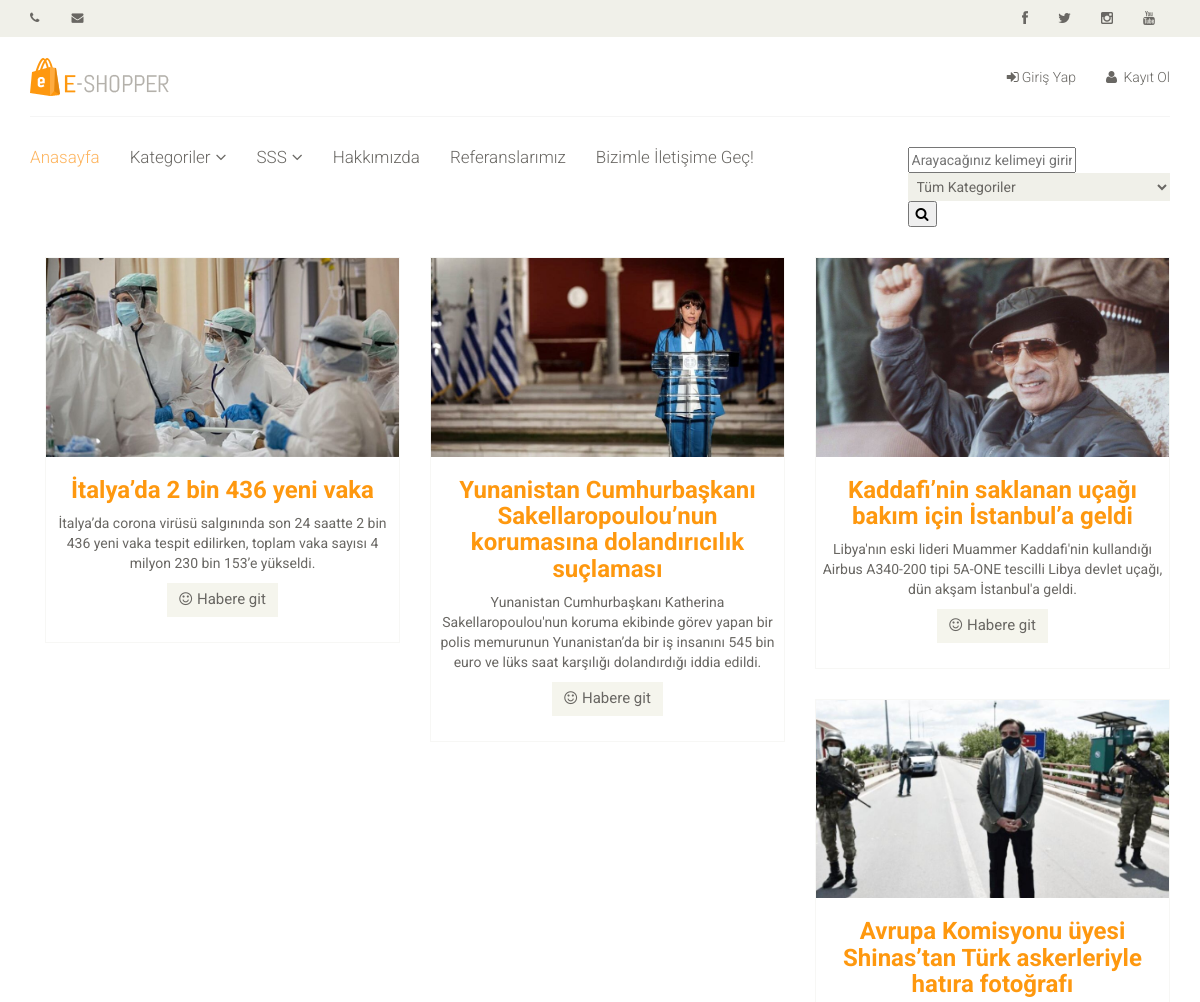
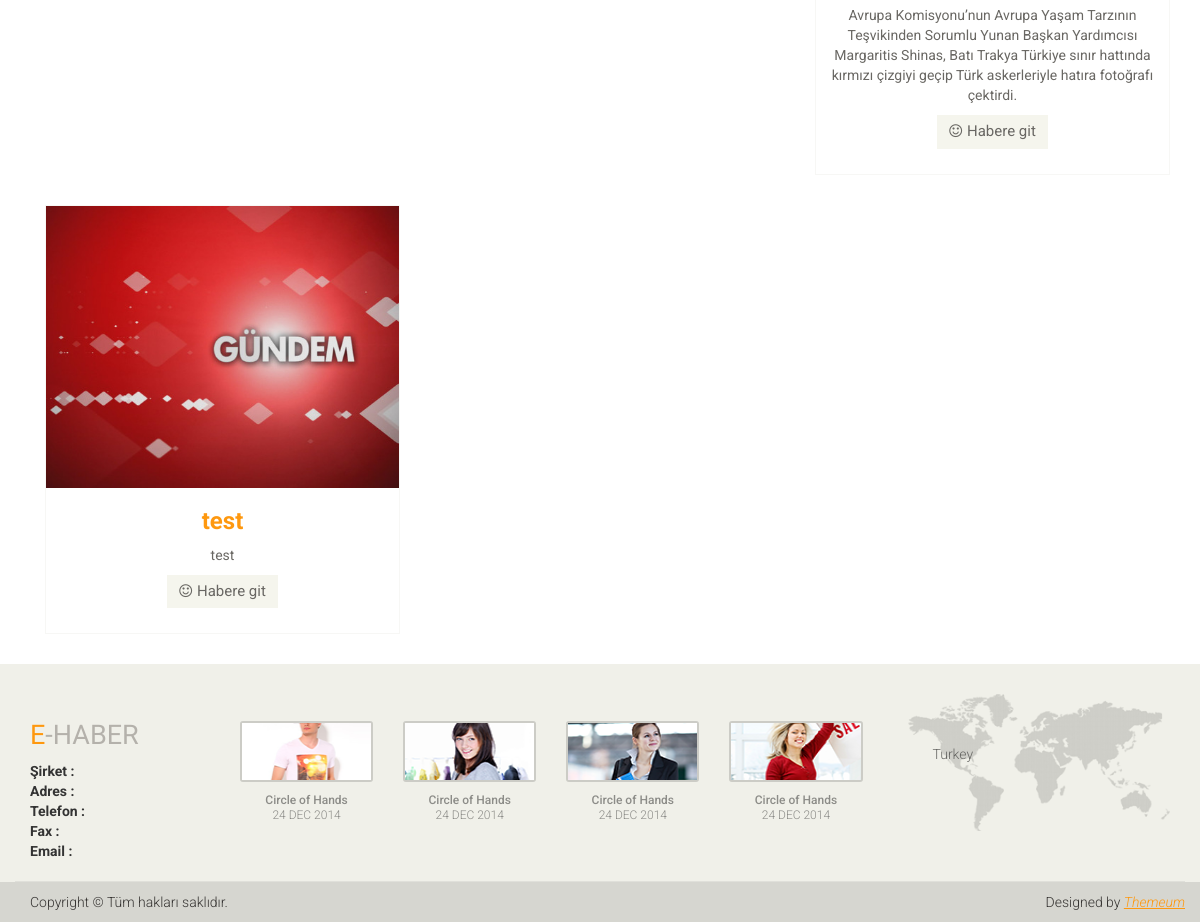
The app's page /category/10/dunya/ with its own data (2 pictures, top to bottom).
### news/models.py (models this page shows, shortened)
class New(models.Model):
    STATUS = (
        ('True', 'Evet'),
        ('False', 'Hayır'),
    )
    title = models.CharField(max_length=200)
    keywords = models.CharField(max_length=255)
    description = models.CharField(max_length=255)
    detail = RichTextUploadingField()
    image = models.ImageField(blank=True, upload_to='images/')
    status = models.CharField(max_length=10, choices=STATUS)
    slug = models.SlugField(null=False,unique=True)
    category = models.ForeignKey(Category, on_delete=models.CASCADE)
    user = models.ForeignKey(User, on_delete=models.CASCADE)
    create_at = models.DateTimeField(auto_now_add=True)
    update_at = models.DateTimeField(auto_now=True)
    def image_tag(self):
        return mark_safe('<img src="{}" height="50"/>'.format(self.image.url))
    image_tag.short_description='Image'

### home/views.py (the view)
# urls.py: path('category/<int:id>/<slug:slug>/',views.category_news,name='category_news'),
def category_news(request,id,slug):
    category=Category.objects.all()
    categorydata=Category.objects.get(pk=id)
    news=New.objects.filter(category_id=id)
    context={'news':news,
             'category':category,
             'categorydata':categorydata
             }
    return render(request,'news.html',context)

### home/templates/news.html (shortened to what this page needs)
{% extends 'homebase.html'%}
{% block content %}
    <div class="container">
        <div class="row">
            <div class="col-sm-12 padding-right">
                {% for rs in news %}
                    <div class="col-sm-4">
                        <div class="product-image-wrapper">
                            <div class="single-products">
                                <div class="productinfo text-center">
                                    <img src="{{ rs.image.url }}" alt="" />
                                    <h2> {{ rs.title }}</h2>
                                    <p>{{ rs.description }}</p>
                                    <a href="/new/{{ rs.id }}/{{ rs.slug }}" class="btn btn-default add-to-cart"><i class="fa fa-smile-o"></i>Habere git</a>
                                </div>
                            </div>
                        </div>
                    </div>
                {% endfor %}
            </div>
        </div>
    </div>
{% endblock %}

### home/static/css/main.css (style rules this page uses)
body { font-family: 'Roboto', sans-serif; background:; position: relative; font-weight:400px; }
a { -webkit-transition: 300ms; -moz-transition: 300ms; -o-transition: 300ms; transition: 300ms; }
h1, h2, h3, h4, h5, h6 { font-family: 'Roboto', sans-serif; }
.padding-right { padding-right: 0; }
.product-image-wrapper { border:1px solid #F7F7F5; overflow: hidden; margin-bottom:30px; }
.single-products { position: relative; }
.productinfo h2 { color: #FE980F; font-family: 'Roboto', sans-serif; font-size: 24px; font-weight: 700; }
.productinfo p { font-family: 'Roboto', sans-serif; font-size: 14px; font-weight: 400; color: #696763; }
.productinfo img { width: 100%; }
.productinfo { position:relative; }
.add-to-cart { background:#F5F5ED; border: 0 none; border-radius: 0; color: #696763; font-family: 'Roboto', sans-serif; font-size: 15px; margin-bottom: 25px; }
.add-to-cart i { margin-right:5px; }

### records on screen
New: image (picture), title "İtalya’da 2 bin 436 yeni vaka", description "İtalya’da corona virüsü salgınında son 24 saatte 2 bin 436 yeni vaka tespit edilirken, toplam vaka sayısı 4 milyon 230 bin 153’e yükseldi."
New: image (picture), title "Yunanistan Cumhurbaşkanı Sakellaropoulou’nun korumasına dolandırıcılık suçlaması", description "Yunanistan Cumhurbaşkanı Katherina Sakellaropoulou'nun koruma ekibinde görev yapan bir polis memurunun Yunanistan’da bir iş insanını 545 bin euro ve lüks saat karşılığı dolandırdığı iddia edildi."
New: image (picture), title "Kaddafi’nin saklanan uçağı bakım için İstanbul’a geldi", description "Libya'nın eski lideri Muammer Kaddafi'nin kullandığı Airbus A340-200 tipi 5A-ONE tescilli Libya devlet uçağı, dün akşam İstanbul'a geldi."
New: image (picture), title "Avrupa Komisyonu üyesi Shinas’tan Türk askerleriyle hatıra fotoğrafı", description "Avrupa Komisyonu’nun Avrupa Yaşam Tarzının Teşvikinden Sorumlu Yunan Başkan Yardımcısı Margaritis Shinas, Batı Trakya Türkiye sınır hattında kırmızı çizgiyi geçip Türk askerleriyle hatıra fotoğrafı çektirdi."
New: image (picture), title "test", description "test"
